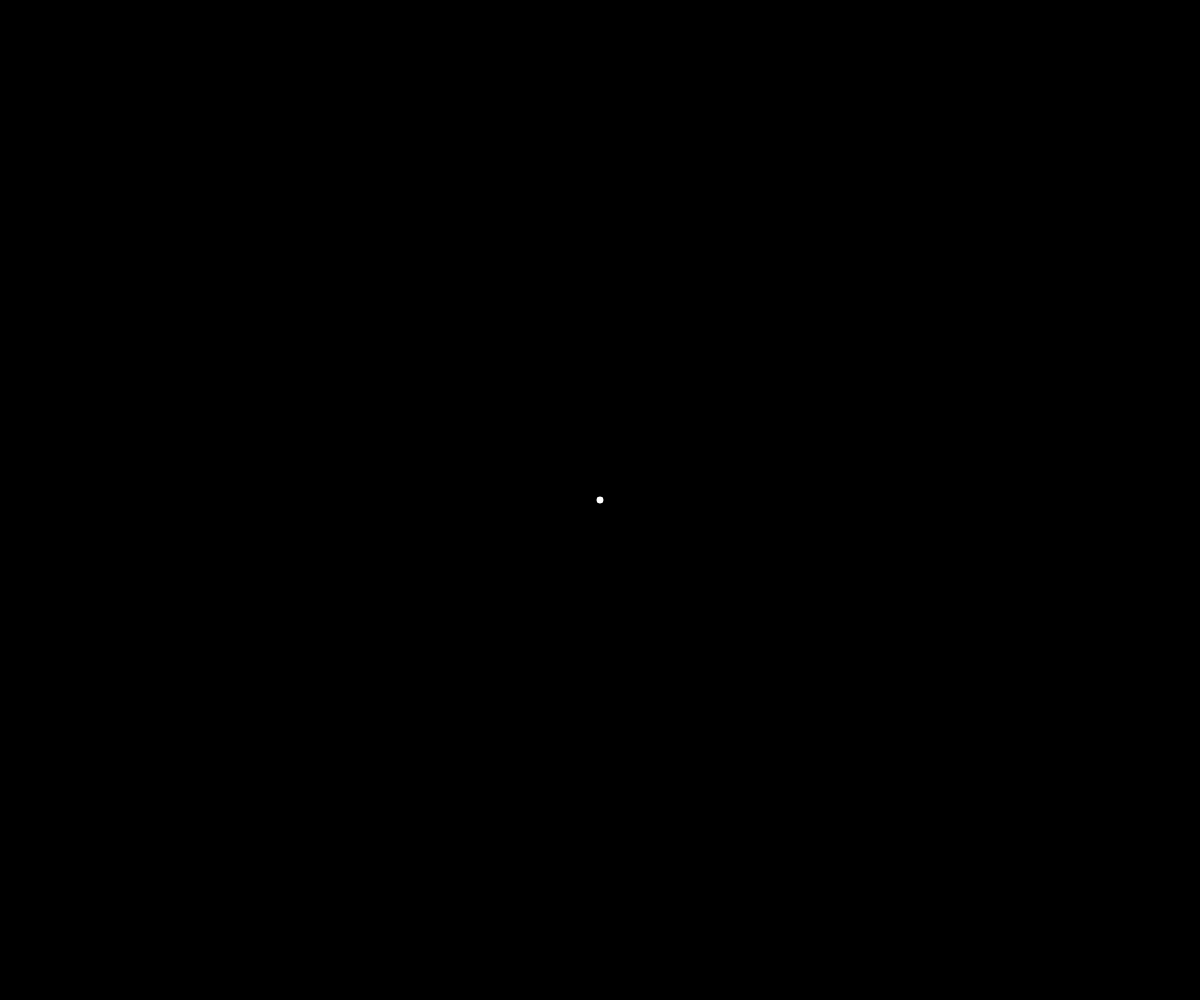
Frame 1 (no input)
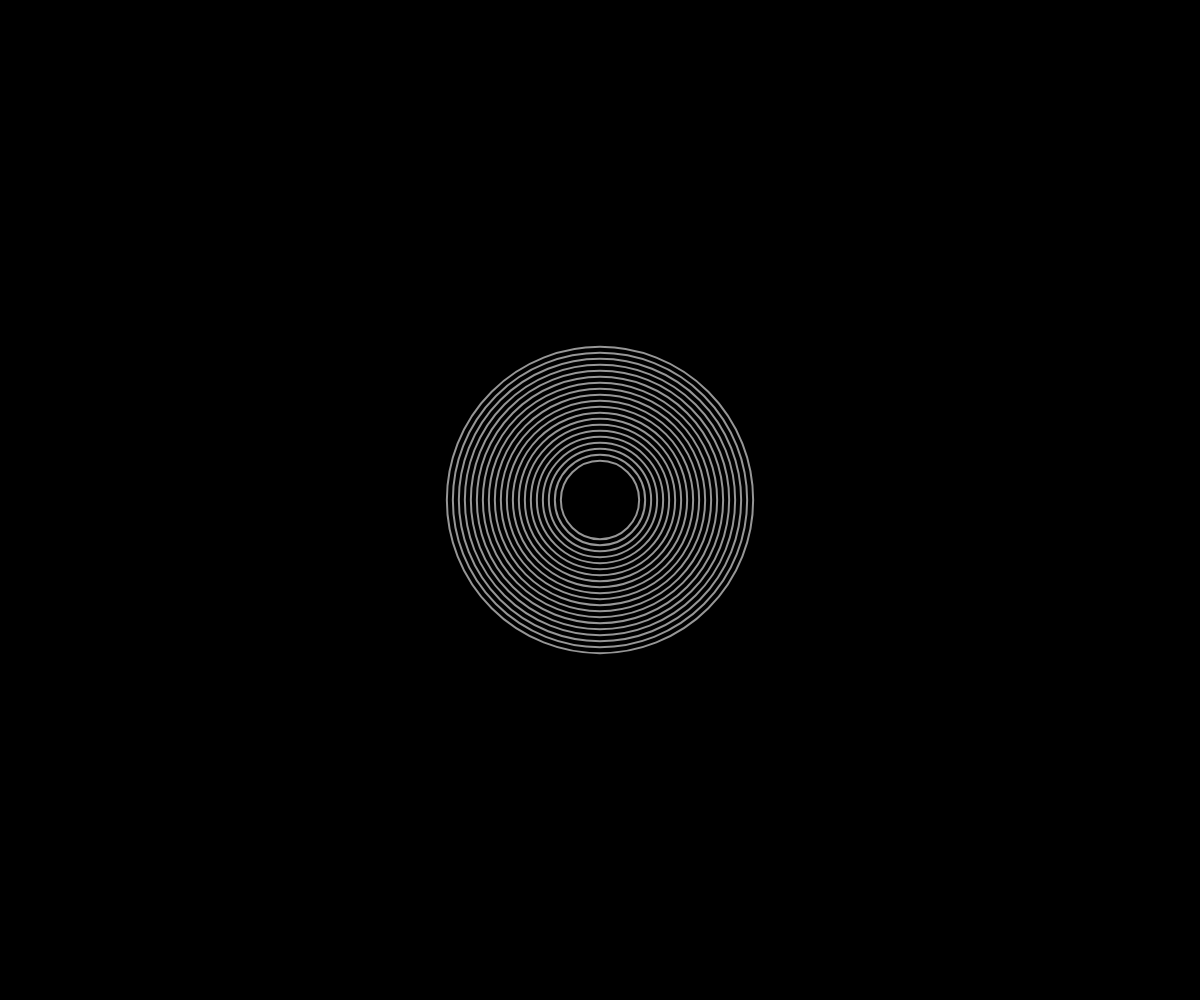
Frame 60 (no input)
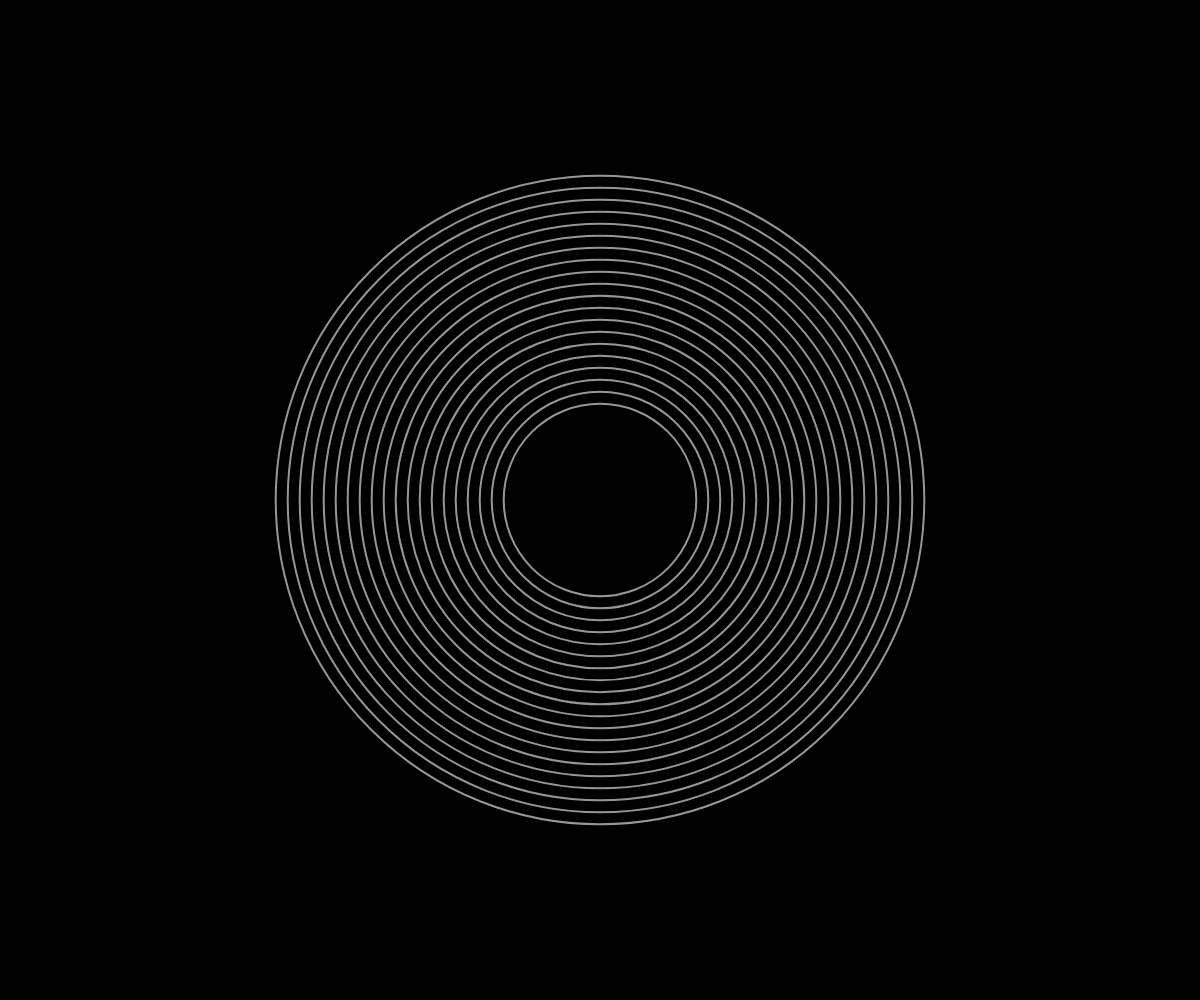
Frame 120 (the mouse pressed at the canvas centre since frame 60)

The p5.js sketch that drew these frames (run headless with seeded random() and noise() and a simulated clock; from frame 60 on, the mouse is pressed at the canvas centre):

// p5.js sketch
// ── sketch.js
let rings = [];
let numRings = 20;
let maxRadius;

function setup() {
  createCanvas(windowWidth, windowHeight);
  maxRadius = max(width, height) / 2;
  // Initialize rings with starting positions
  for (let i = 0; i < numRings; i++) {
    rings.push({
      radius: 0,
      speed: 0.5 + i * 0.1, // Each ring has a different initial speed
      color: color(255, 255, 255, 150),
      angle: 0
    });
  }
}

function draw() {
  background(0);
  
  // Update and draw rings
  for (let i = 0; i < rings.length; i++) {
    let ring = rings[i];
    
    // Accelerate the speed over time
    ring.speed += 0.005;
    
    // Update radius based on speed
    ring.radius += ring.speed;
    
    // Draw ring as a circle
    noFill();
    stroke(ring.color);
    strokeWeight(2);
    ellipse(width/2, height/2, ring.radius * 2);
    
    // Reset ring if it goes off screen
    if (ring.radius > maxRadius * 1.5) {
      ring.radius = 0;
      ring.speed = 0.5 + i * 0.1; // Reset speed
    }
  }
}

function windowResized() {
  resizeCanvas(windowWidth, windowHeight);
  maxRadius = max(width, height) / 2;
}
